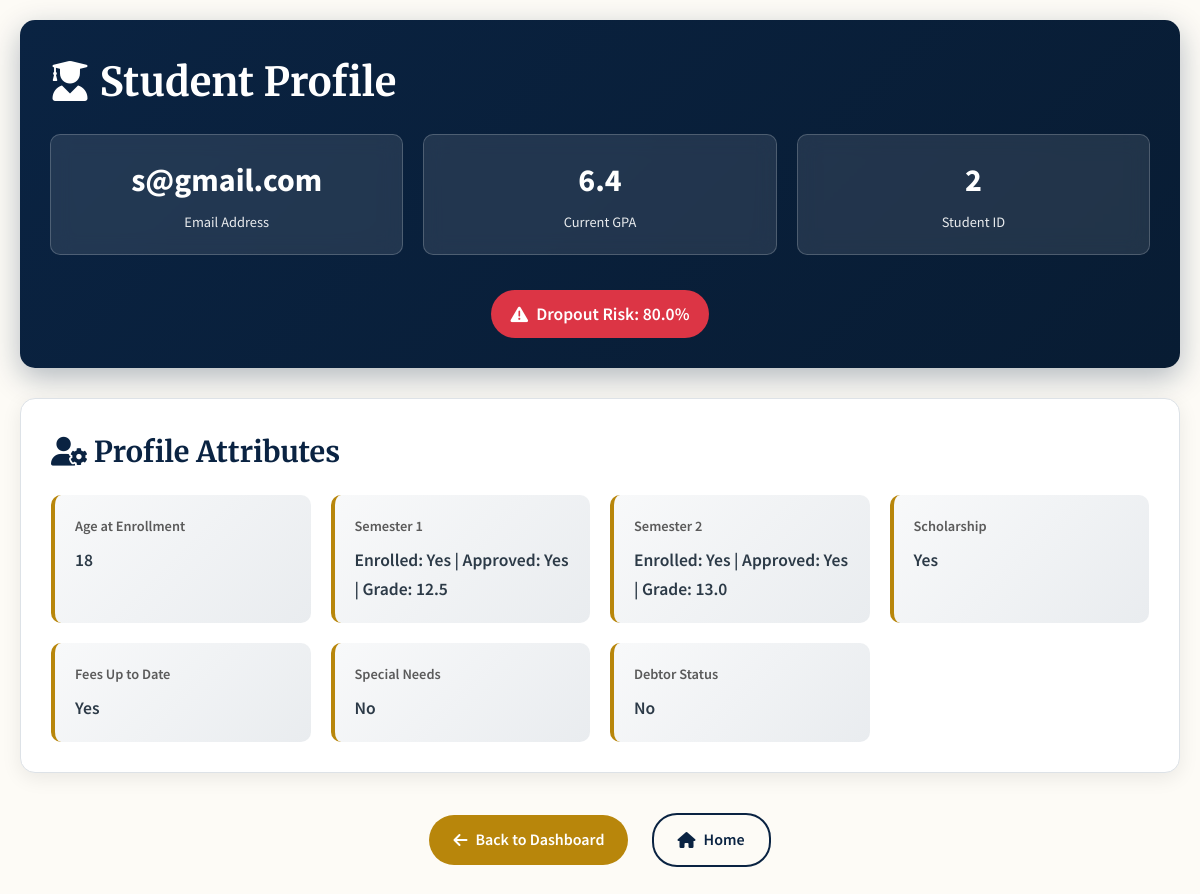
Screenshot of /student/2 (signed in) with the database file from the repository.
### model.py (models this page shows)
class User(UserMixin, db.Model):
    id = db.Column(db.Integer, primary_key=True)
    email = db.Column(db.String(150), unique=True, nullable=False)
    password = db.Column(db.String(150), nullable=False)
    role = db.Column(db.String(20), nullable=False)  # 'student', 'teacher', 'ngo'
    teacher_name = db.Column(db.String(150))
    teacher_identifier = db.Column(db.String(2), index=True)  # exactly 2 digits (e.g. '01')
    student_profile = db.relationship("StudentProfile", backref="user", uselist=False)

class StudentProfile(db.Model):
    id = db.Column(db.Integer, primary_key=True)
    user_id = db.Column(db.Integer, db.ForeignKey("user.id"), unique=True)
    csv_row_index = db.Column(db.Integer)
    student_identifier = db.Column(db.String(4), index=True)  # exactly 4 digits (e.g. '0101')
    student_name = db.Column(db.String(150))
    teacher_identifier = db.Column(db.String(2), index=True)  # matches Teacher.teacher_id
    attendance_percent = db.Column(db.Integer)
    absences = db.Column(db.Integer)
    courses_enrolled = db.Column(db.Text)
    grades = db.Column(db.Text)
    marital_status = db.Column(db.Integer)
    application_mode = db.Column(db.Integer)
    daytime_evening = db.Column(db.Integer)
    prev_qualification = db.Column(db.Integer)
    mother_qualification = db.Column(db.Integer)
    father_qualification = db.Column(db.Integer)
    mother_occupation = db.Column(db.Integer)
    father_occupation = db.Column(db.Integer)
    displaced = db.Column(db.Integer)
    special_needs = db.Column(db.Integer)
    debtor = db.Column(db.Integer)
    fees_up_to_date = db.Column(db.Integer)
    scholarship = db.Column(db.Integer)
    age_enrollment = db.Column(db.Integer)
    sem1_enrolled = db.Column(db.Integer)
    sem1_approved = db.Column(db.Integer)
    sem1_grade = db.Column(db.Float)
    sem2_enrolled = db.Column(db.Integer)
    sem2_approved = db.Column(db.Integer)
    sem2_grade = db.Column(db.Float)
    dropout_prediction = db.Column(db.Float, default=0.0)

### app.py (the view)
@app.route("/student/<int:user_id>")
@login_required
def student_detail(user_id):
    if current_user.role != "teacher":
        flash("Access denied. Teacher role required.", "danger")
        return redirect(url_for("student_dashboard"))
    profile = StudentProfile.query.filter_by(user_id=user_id).first()
    if not profile:
        flash("Student profile not found.", "warning")
        return redirect(url_for("teacher_dashboard"))
    if profile.teacher_identifier != current_user.teacher_identifier:
        flash("Access denied. You can only view your own students.", "danger")
        return redirect(url_for("teacher_dashboard"))
    gpa = compute_gpa_from_sem_grades(profile.sem1_grade, profile.sem2_grade)
    return render_template("student_detail.html", profile=profile, gpa=gpa)

### app.py (called while the page is built)
@login_manager.user_loader
def load_user(user_id):
    return User.query.get(int(user_id))

def compute_gpa_from_sem_grades(sem1_grade, sem2_grade):
    try:
        avg20 = ((sem1_grade or 0.0) + (sem2_grade or 0.0)) / 2.0
        return round(max(0.0, min(10.0, avg20 / 2.0)), 1)
    except Exception:
        return 7.0

### templates/student_detail.html (shortened to what this page needs)
<!DOCTYPE html>
<html lang="en">
<head>
  <link rel="stylesheet" href="{{ url_for('static', filename='student_detail.css') }}" />
  <link href="https://cdnjs.cloudflare.com/ajax/libs/font-awesome/6.0.0/css/all.min.css" rel="stylesheet">
</head>
<body>
  <div class="container">
    {% if profile %}
    <div class="detail-header">
      <h1><i class="fas fa-user-graduate"></i> Student Profile</h1>
      <div class="student-info">
        <div class="info-card">
          <div class="info-value">{{ profile.user.email }}</div>
          <div class="info-label">Email Address</div>
        </div>
        <div class="info-card">
          <div class="info-value">{{ gpa }}</div>
          <div class="info-label">Current GPA</div>
        </div>
        <div class="info-card">
          <div class="info-value">{{ profile.user_id }}</div>
          <div class="info-label">Student ID</div>
        </div>
      </div>
      <div style="text-align: center; margin-top: 20px;">
        <div class="risk-indicator {% if profile.dropout_prediction >= 70 %}risk-high{% elif profile.dropout_prediction >= 50 %}risk-medium{% else %}risk-low{% endif %}">
          <i class="fas fa-exclamation-triangle"></i>
          Dropout Risk: {{ profile.dropout_prediction | round(2) }}%
        </div>
      </div>
    </div>
    <div class="main-section">
      <h2 class="section-title">
        <i class="fas fa-user-cog"></i>
        Profile Attributes
      </h2>
      <div class="attributes-grid">
        <div class="attribute-card">
          <div class="attribute-label">Age at Enrollment</div>
          <div class="attribute-value">{{ profile.age_enrollment }}</div>
        </div>
        <div class="attribute-card">
          <div class="attribute-label">Semester 1</div>
          <div class="attribute-value">
            Enrolled: {{ 'Yes' if profile.sem1_enrolled else 'No' }} |
            Approved: {{ 'Yes' if profile.sem1_approved else 'No' }} |
            Grade: {{ profile.sem1_grade }}
          </div>
        </div>
        <div class="attribute-card">
          <div class="attribute-label">Semester 2</div>
          <div class="attribute-value">
            Enrolled: {{ 'Yes' if profile.sem2_enrolled else 'No' }} |
            Approved: {{ 'Yes' if profile.sem2_approved else 'No' }} |
            Grade: {{ profile.sem2_grade }}
          </div>
        </div>
        <div class="attribute-card">
          <div class="attribute-label">Scholarship</div>
          <div class="attribute-value">{{ 'Yes' if profile.scholarship else 'No' }}</div>
        </div>
        <div class="attribute-card">
          <div class="attribute-label">Fees Up to Date</div>
          <div class="attribute-value">{{ 'Yes' if profile.fees_up_to_date else 'No' }}</div>
        </div>
        <div class="attribute-card">
          <div class="attribute-label">Special Needs</div>
          <div class="attribute-value">{{ 'Yes' if profile.special_needs else 'No' }}</div>
        </div>
        <div class="attribute-card">
          <div class="attribute-label">Debtor Status</div>
          <div class="attribute-value">{{ 'Yes' if profile.debtor else 'No' }}</div>
        </div>
      </div>
    </div>
    {% else %}
    <div class="main-section">
      <h2 class="section-title">Profile Not Found</h2>
      <p>No profile data is available for this student.</p>
    </div>
    {% endif %}
    <div class="nav-section">
      <a href="{{ url_for('teacher_dashboard') }}" class="btn btn-primary">
        <i class="fas fa-arrow-left"></i> Back to Dashboard
      </a>
      <a href="{{ url_for('index') }}" class="btn btn-outline">
        <i class="fas fa-home"></i> Home
      </a>
    </div>
  </div>
</body>
</html>

### static/student_detail.css (style rules this page uses)
:root { --royal-blue: #0A2342; --royal-blue-darker: #081C33; --gold-accent: #B8860B; --gold-accent-hover: #D4AF37; --background-cream: #FDFBF6; --text-dark: #2C3A47; --text-light: #5A5A5A; --success-green: #28a745; --warning-orange: #ffc107; --danger-red: #dc3545; --info-blue: #17a2b8; --border-color: #DDE2E7; --heading-font: 'Merriweather', serif; --body-font: 'Source Sans Pro', sans-serif; }
* { margin: 0; padding: 0; box-sizing: border-box; }
body { font-family: var(--body-font); background: var(--background-cream); color: var(--text-dark); line-height: 1.6; }
.container { max-width: 1200px; margin: 0 auto; padding: 20px; }
.detail-header { background: linear-gradient(135deg, var(--royal-blue), var(--royal-blue-darker)); color: white; padding: 30px; border-radius: 15px; margin-bottom: 30px; box-shadow: 0 10px 30px rgba(10, 35, 66, 0.3); }
.detail-header h1 { font-family: var(--heading-font); font-size: 2.5rem; margin-bottom: 20px; }
.student-info { display: grid; grid-template-columns: repeat(auto-fit, minmax(200px, 1fr)); gap: 20px; margin-top: 20px; }
.info-card { background: rgba(255, 255, 255, 0.1); padding: 20px; border-radius: 10px; text-align: center; backdrop-filter: blur(10px); border: 1px solid rgba(255, 255, 255, 0.2); }
.info-value { font-size: 2rem; font-weight: 700; margin-bottom: 5px; }
.info-label { font-size: 0.9rem; opacity: 0.9; }
.main-section { background: white; border-radius: 15px; padding: 30px; box-shadow: 0 5px 20px rgba(0, 0, 0, 0.08); border: 1px solid var(--border-color); margin-bottom: 30px; }
.section-title { font-family: var(--heading-font); font-size: 1.8rem; color: var(--royal-blue); margin-bottom: 20px; }
.attributes-grid { display: grid; grid-template-columns: repeat(auto-fit, minmax(250px, 1fr)); gap: 20px; }
.attribute-card { background: linear-gradient(135deg, #f8f9fa, #e9ecef); padding: 20px; border-radius: 10px; border-left: 4px solid var(--gold-accent); }
.attribute-label { font-weight: 600; color: var(--text-light); font-size: 0.9rem; margin-bottom: 8px; }
.attribute-value { font-weight: 600; color: var(--text-dark); font-size: 1.1rem; }
.risk-indicator { display: inline-flex; align-items: center; gap: 8px; padding: 10px 20px; border-radius: 25px; font-weight: 600; margin-top: 15px; font-size: 1.1rem; }
.risk-high { background: var(--danger-red); color: white; }
.btn { padding: 12px 24px; border: none; border-radius: 25px; font-size: 1rem; font-weight: 600; cursor: pointer; transition: all 0.3s ease; text-decoration: none; display: inline-flex; align-items: center; gap: 8px; margin: 10px; }
.btn-primary { background: var(--gold-accent); color: white; }
.btn-outline { background: transparent; color: var(--royal-blue); border: 2px solid var(--royal-blue); }
.nav-section { text-align: center; margin-top: 30px; }

### rows the page displays
User: user.email "s@gmail.com"
StudentProfile: user_id "2", dropout_prediction "80.0", age_enrollment "18", sem1_enrolled "Yes", sem1_approved "Yes", sem1_grade "12.5", sem2_enrolled "Yes", sem2_approved "Yes", sem2_grade "13.0", scholarship "Yes", fees_up_to_date "Yes", special_needs "No", debtor "No"

### other values shown
{{ gpa }} "6.4"
